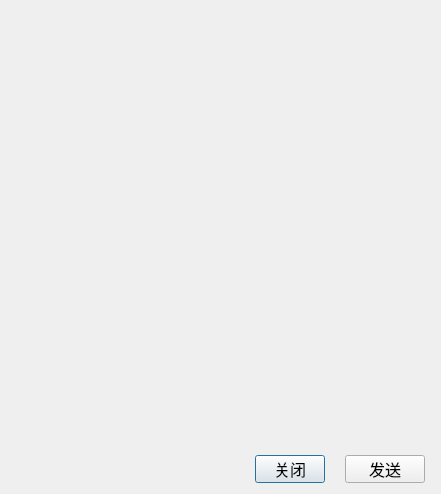
<?xml version="1.0" encoding="UTF-8"?>
<ui version="4.0">
 <class>TalkWindow</class>
 <widget class="QDialog" name="TalkWindow">
  <property name="geometry">
   <rect>
    <x>0</x>
    <y>0</y>
    <width>441</width>
    <height>494</height>
   </rect>
  </property>
  <property name="font">
   <font>
    <family>Microsoft YaHei UI Light</family>
    <pointsize>12</pointsize>
   </font>
  </property>
  <property name="windowTitle">
   <string>Dialog</string>
  </property>
  <property name="styleSheet">
   <string notr="true"/>
  </property>
  <widget class="QPushButton" name="closeBtn">
   <property name="geometry">
    <rect>
     <x>255</x>
     <y>455</y>
     <width>70</width>
     <height>28</height>
    </rect>
   </property>
   <property name="text">
    <string>关闭</string>
   </property>
  </widget>
  <widget class="QPushButton" name="sendBtn">
   <property name="geometry">
    <rect>
     <x>345</x>
     <y>455</y>
     <width>80</width>
     <height>28</height>
    </rect>
   </property>
   <property name="text">
    <string>发送</string>
   </property>
  </widget>
 </widget>
 <resources/>
 <connections/>
</ui>
